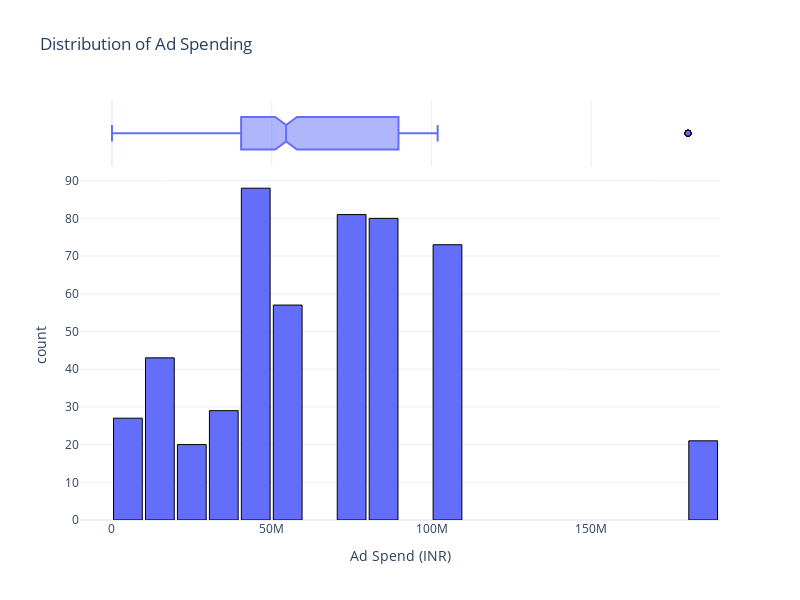

The cell this chart's notebook holds for it:
### Code cell
# Distribution of ad spending 
fig = px.histogram(merged_data,  x='Amount spent (INR)', nbins=30,marginal='box',
                 title='Distribution of Ad Spending',
                 labels={'Amount spent (INR)': 'Ad Spend (INR)'})
fig.update_layout(bargap=0.1, width=800, height=600)
fig.update_traces(marker=dict(line=dict(color='black', width=1)))
fig.show()

### Figure 1 — Plotly figure (JSON) as saved in the notebook; plotly's stock layout.template omitted (floating-point values rounded to 4 significant figures; data arrays with more than 128 entries replaced by an {"elided": "..."} marker saying what was removed)
{"data": [{"bingroup": "x", "hovertemplate": "Ad Spend (INR)=%{x}<br>count=%{y}<extra></extra>", "legendgroup": "", "marker": {"color": "#636efa", "line": {"color": "black", "width": 1}, "pattern": {"shape": ""}}, "name": "", "nbinsx": 30, "orientation": "v", "showlegend": false, "type": "histogram", "x": {"elided": "550 float values"}, "xaxis": "x", "yaxis": "y"}, {"hovertemplate": "Ad Spend (INR)=%{x}<extra></extra>", "legendgroup": "", "marker": {"color": "#636efa", "line": {"color": "black", "width": 1}}, "name": "", "notched": true, "showlegend": false, "type": "box", "x": {"elided": "550 float values"}, "xaxis": "x2", "yaxis": "y2"}], "layout": {"bargap": 0.1, "barmode": "relative", "height": 600, "legend": {"tracegroupgap": 0}, "title": {"text": "Distribution of Ad Spending"}, "width": 800, "xaxis": {"anchor": "y", "domain": [0, 1], "title": {"text": "Ad Spend (INR)"}}, "xaxis2": {"anchor": "y2", "domain": [0, 1], "matches": "x", "showgrid": true, "showticklabels": false}, "yaxis": {"anchor": "x", "domain": [0, 0.8316], "title": {"text": "count"}}, "yaxis2": {"anchor": "x2", "domain": [0.8416, 1], "matches": "y2", "showgrid": false, "showline": false, "showticklabels": false, "ticks": ""}}}
